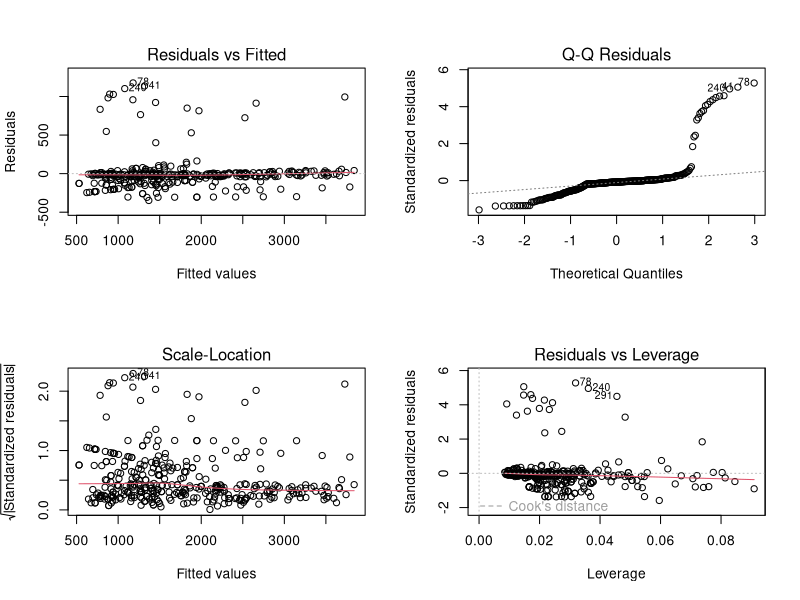
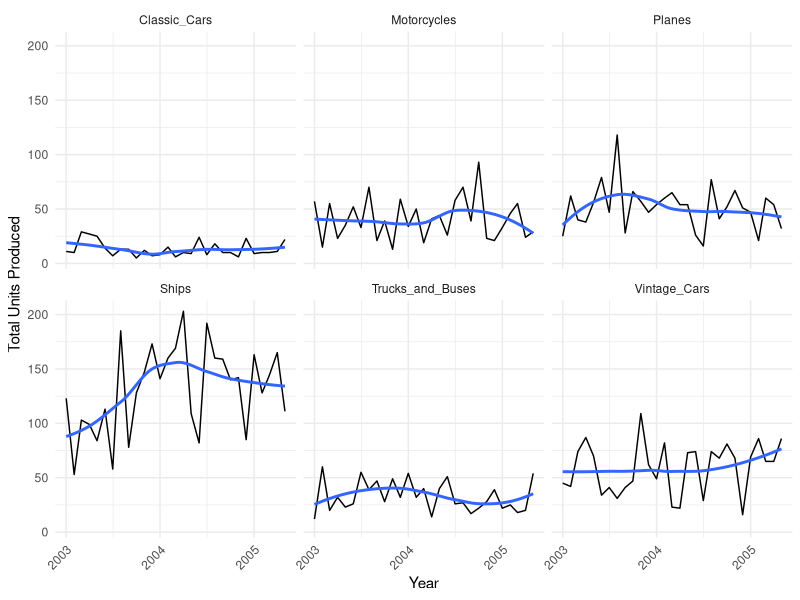
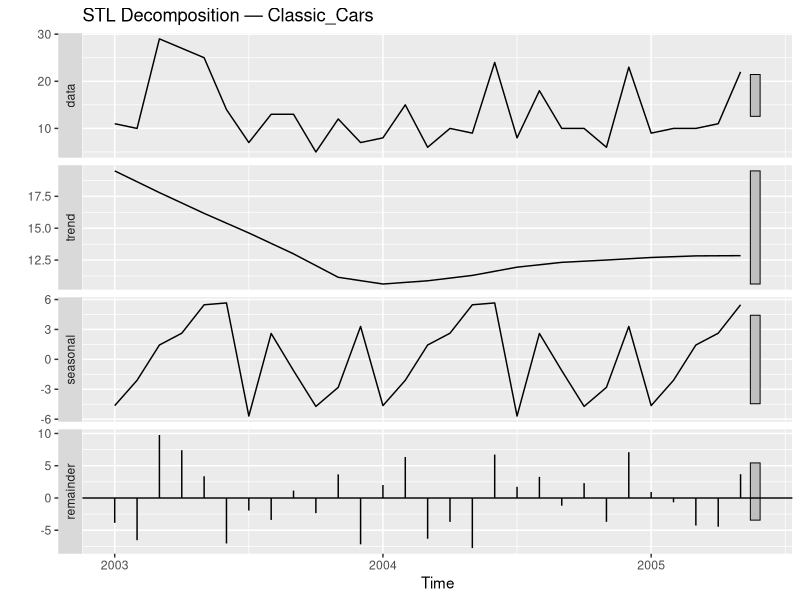
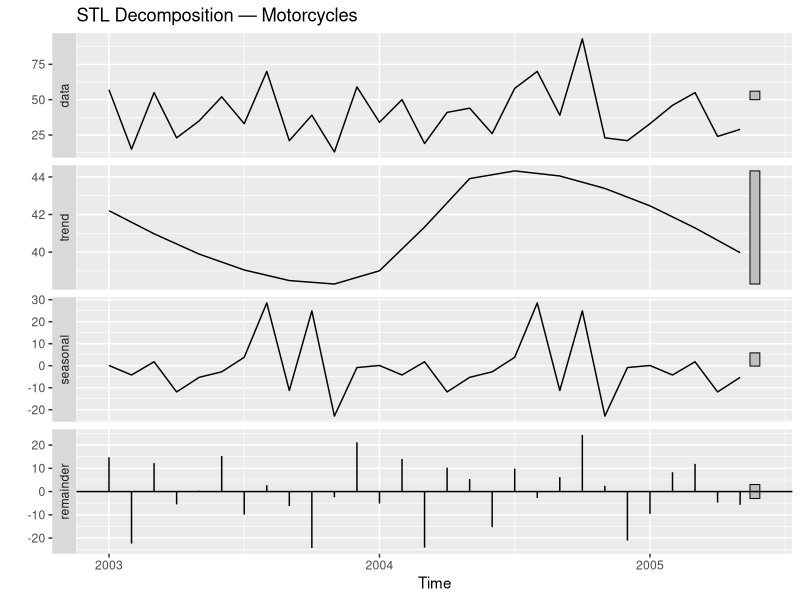
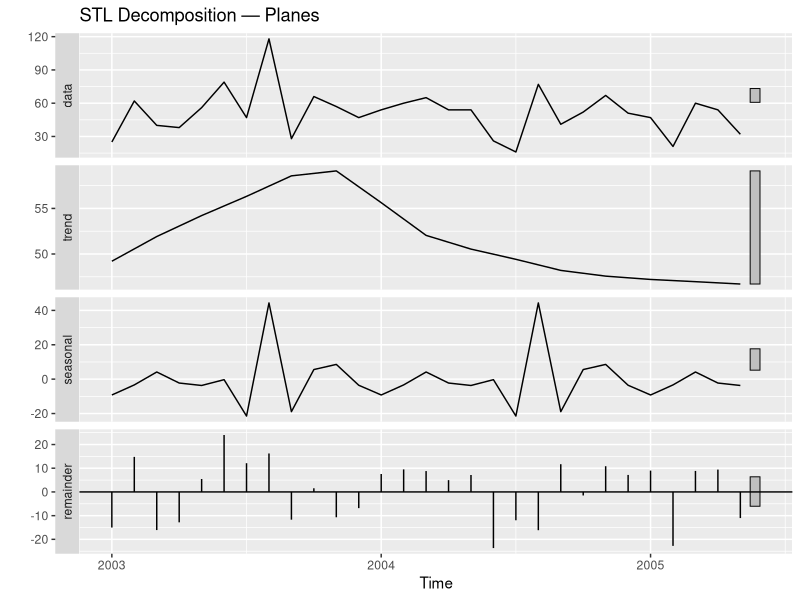
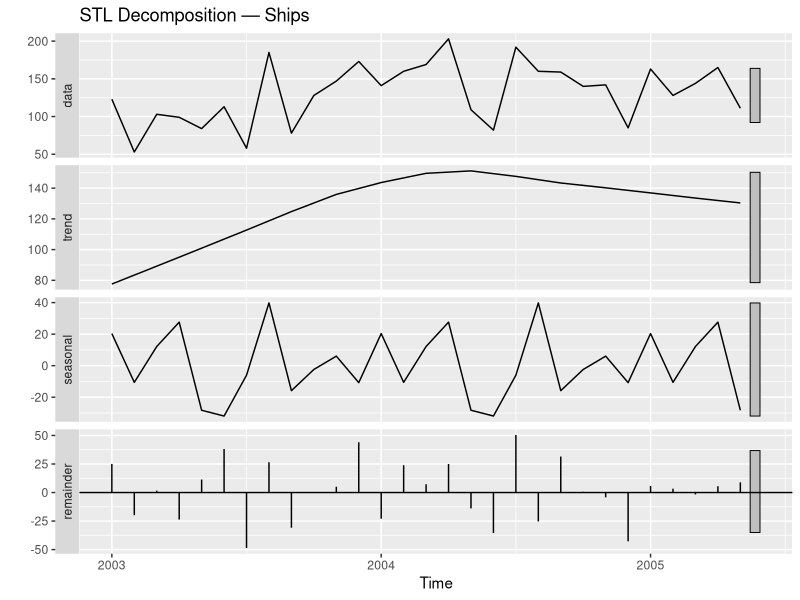
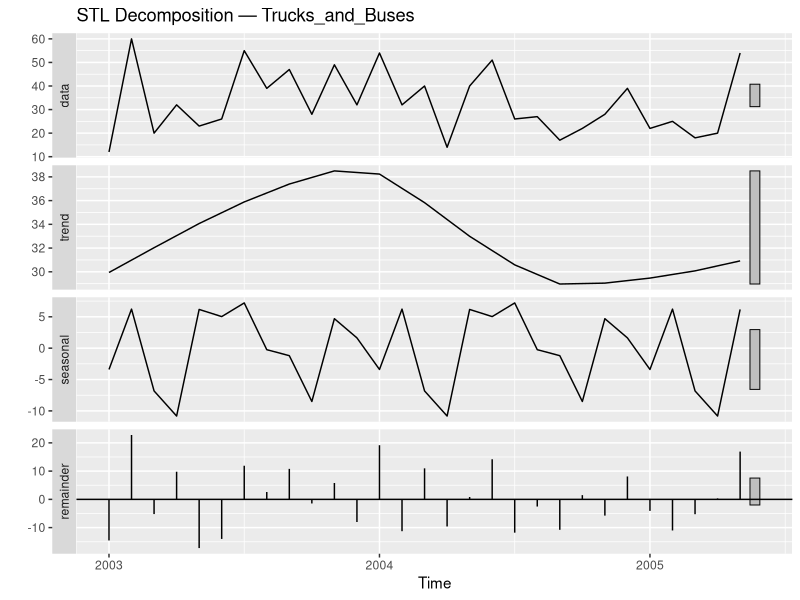
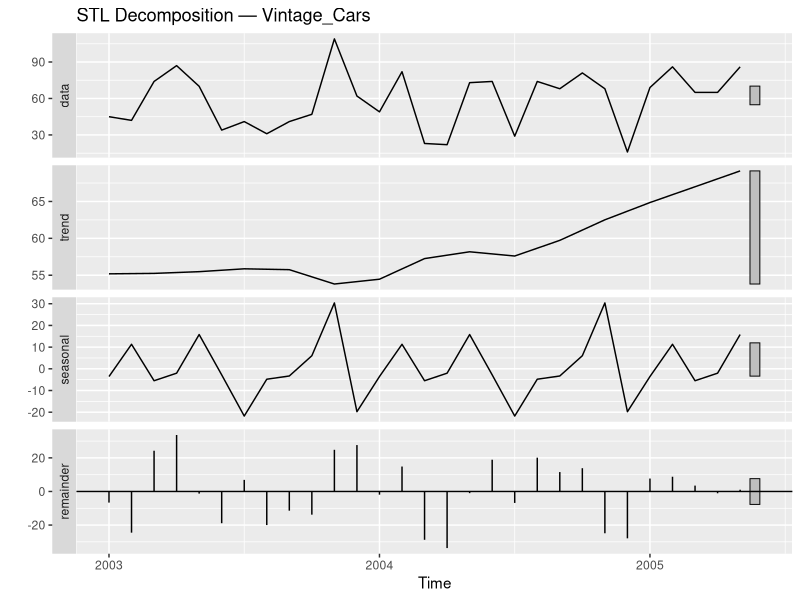

These figures' R source, in order:
## ---- chunk 1
library(readr)
library(tidyverse)
library(lubridate)
library(car)
library(MASS)
library(ggplot2)
library(dplyr)
library(forecast)
## ---- chunk 2
# Import production data, convert weeks into date datatype
production_data <- read_csv('CSV/weekly_factory_production.csv',
                            col_types = cols(
                              week = col_date(format = "%Y-%m-%d")))

# Import sales data, Convert N/A values back to North America, and convert date into date datatype
sales_data <- read_csv("CSV/sales_data_sample_cleaned.csv")
sales_data$TERRITORY[is.na(sales_data$TERRITORY)] <- "NA"
sales_data$ORDERDATE <- mdy(sales_data$ORDERDATE)

## ---- chunk 3
# Inspect data types
print("Inspect Data Types")
str(production_data)

# Observe Descriptive Statistics
print("Summarize Data Statistics")
summary(production_data)

# Verify missing values. If present, resolve conflict.
print("Verify Missing Values")
colSums((is.na(production_data)))

## ---- chunk 4

# Implement a Month column displaying the month and year for aggregation and visualization
production_data$Month <- format(production_data$week, "%Y-%m")
# Create a Month_Ordered Column containing the month and year combined. Will be used for future aggregations
sales_data$MONTH_ORDERED <- format(sales_data$ORDERDATE, "%Y-%m")

# Rename all columns to exclude spaces
production_data <- production_data %>%
  rename(
     "Classic_Cars" = `Classic Cars`,
     "Trucks_and_Buses" = `Trucks and Buses`,
     "Vintage_Cars" = `Vintage Cars` 
  )

sales_data <- sales_data %>%
  mutate(PRODUCTLINE = gsub(" ", "_", PRODUCTLINE))


# Calculate total production
production_data$TOTAL_UNITS <- production_data$Classic_Cars + production_data$Motorcycles + production_data$Planes +
  production_data$Ships + production_data$Trucks_and_Buses + production_data$Vintage_Cars

# We need to know the rough cost to produce individual products. Calculate the Cost Per Unit (CPU) by dividing the total sales by the total units.
production_data$`AGGREGATE_CPU` <- production_data$weekly_cost / production_data$TOTAL_UNITS

# The outlier column indicates sections of weekly cost data that deviates from the norm. Create a flag column with 1 indicating that the row has outlieing data
production_data$outlier_flag <- if_else(production_data$outlier > 0, 1, 0)

## ---- chunk 5
# Crate a long format of production data
weekly_productions_by_productline <- production_data %>% 
  group_by(Month) %>%
  pivot_longer(
    cols = c(Classic_Cars,Motorcycles, Planes, Ships, Trucks_and_Buses, Vintage_Cars),
    names_to = "PRODUCTLINE",
    values_to = "UNITS_PRODUCED"
  )
# Calculate product costs
weekly_productions_by_productline$AGG_PRODUCT_COSTS <- weekly_productions_by_productline$`AGGREGATE_CPU`* weekly_productions_by_productline$UNITS_PRODUCED

weekly_productions_by_productline
## ---- chunk 6
# Include the factory and outliers for the regression

Master_Regression <- lm(weekly_cost ~ Classic_Cars + Motorcycles + Planes + Ships + 
                  Trucks_and_Buses + Vintage_Cars + factor(factory_id), 
                  data = production_data,
                  weights = if_else(production_data$outlier == 0, 1, 0))
summary(Master_Regression)
par(mfrow=c(2,2))
plot(Master_Regression)
par(mfrow=c(1,1))
## ---- chunk 7
 
# Assign predicted coefficients of regression model to long format model
reg_coeffs <- coef(Master_Regression)
#Clean up the back ticks generated in production line names
names(reg_coeffs) <- gsub("`","", names(reg_coeffs))
# Define the base production intercept
base_intercept <- reg_coeffs["(Intercept)"]

# Implement regression calculated product cost per unit
weekly_productions_by_productline <- weekly_productions_by_productline %>%
  mutate(
    REGRESSION_CPU = ifelse(UNITS_PRODUCED > 0,
                            reg_coeffs[PRODUCTLINE],
                            0)
    )

# add intercepts based on factory id_ factory 0 is base ID
weekly_productions_by_productline <- weekly_productions_by_productline %>%
  mutate(
    REG_FACTORY_BASE_COST = base_intercept + case_when(
      factory_id == 1 ~ reg_coeffs["factor(factory_id)1"],
      factory_id == 2 ~ reg_coeffs["factor(factory_id)2"],
      TRUE            ~ 0 # This handles Factory 0
    )
  )
# add regression product costs
weekly_productions_by_productline$REG_TTL_PROD_COST_NO_BASE <- weekly_productions_by_productline$REGRESSION_CPU * weekly_productions_by_productline$UNITS_PRODUCED

weekly_productions_by_productline
## ---- chunk 8
# condense the data by month and product line
monthly_productions_factory_X_productline <- weekly_productions_by_productline %>%
  group_by(Month, PRODUCTLINE, factory_id) %>%
  summarise(
    TOTAL_UNITS_PRODUCED = sum(UNITS_PRODUCED),
    .groups = "drop"
  ) %>% filter(TOTAL_UNITS_PRODUCED != 0)
# Implement regression calculated product cost per unit
monthly_productions_factory_X_productline <- monthly_productions_factory_X_productline %>%
  mutate(
    REGRESSION_CPU = ifelse(TOTAL_UNITS_PRODUCED > 0,
                            reg_coeffs[PRODUCTLINE],
                            0)
    )

# add intercepts based on factory id_ factory 0 is base ID
monthly_productions_factory_X_productline <-monthly_productions_factory_X_productline %>%
  mutate(
    REG_FACTORY_BASE_COST = base_intercept + case_when(
      factory_id == 1 ~ reg_coeffs["factor(factory_id)1"],
      factory_id == 2 ~ reg_coeffs["factor(factory_id)2"],
      TRUE            ~ 0 # This handles Factory 0
    )
  )
# add regression product costs without base
monthly_productions_factory_X_productline$REG_PROD_COST_NO_BASE <-monthly_productions_factory_X_productline$REGRESSION_CPU * monthly_productions_factory_X_productline$TOTAL_UNITS_PRODUCED
# add regression product costs with base
monthly_productions_factory_X_productline$AVG_PRODUCTION_COST_W_BASE <- monthly_productions_factory_X_productline$REGRESSION_CPU *
  monthly_productions_factory_X_productline$TOTAL_UNITS_PRODUCED + 
  monthly_productions_factory_X_productline$REG_FACTORY_BASE_COST

monthly_productions_factory_X_productline

## ---- chunk 9
#Calculate average price by product type- used for product monthly data
monthly_sales_by_productline <- sales_data %>%
  group_by(MONTH_ORDERED, PRODUCTLINE) %>%
  summarise(
    MIN_PRICE_SOLD = min(PRICEEACH, na.rm = TRUE),
      AVG_PRICE_SOLD = mean(PRICEEACH, na.rm = TRUE),
    MAX_PRICE_SOLD = max(PRICEEACH, na.rm = TRUE),
    AVG_SHIPPED_PER_ORDER = mean(QUANTITYORDERED, na.rm = TRUE),
    TOTAL_SHIPPED = sum(QUANTITYORDERED, na.rm = TRUE),
    TOTAL_SALES = sum(SALES)
  )
monthly_sales_by_productline
## ---- chunk 10
# Implement a Full join of the condensed production data and sales data
Final_SalesXProduction_Productline <- monthly_productions_factory_X_productline %>%
  full_join(monthly_sales_by_productline,
            by = c("Month" = "MONTH_ORDERED","PRODUCTLINE"))
# Calculate profits per product
Final_SalesXProduction_Productline$MIN_PRODUCT_PROFIT <- Final_SalesXProduction_Productline$MIN_PRICE_SOLD - Final_SalesXProduction_Productline$REGRESSION_CPU
Final_SalesXProduction_Productline$AVG_PRODUCT_PROFIT <- Final_SalesXProduction_Productline$AVG_PRICE_SOLD - Final_SalesXProduction_Productline$REGRESSION_CPU
Final_SalesXProduction_Productline$Max_PRODUCT_PROFIT <- Final_SalesXProduction_Productline$MAX_PRICE_SOLD - Final_SalesXProduction_Productline$REGRESSION_CPU
            
# Add Average Revenue per product
Final_SalesXProduction_Productline$MIN_TOTAL_REVENUE <- Final_SalesXProduction_Productline$TOTAL_SHIPPED * Final_SalesXProduction_Productline$MIN_PRICE_SOLD
Final_SalesXProduction_Productline$AVG_TOTAL_REVENUE <- Final_SalesXProduction_Productline$TOTAL_SHIPPED * Final_SalesXProduction_Productline$AVG_PRICE_SOLD
Final_SalesXProduction_Productline$MAX_TOTAL_REVENUE <- Final_SalesXProduction_Productline$TOTAL_SHIPPED * Final_SalesXProduction_Productline$MAX_PRICE_SOLD
# Add average profit 
Final_SalesXProduction_Productline$MIN_TOTAL_PROFIT <- Final_SalesXProduction_Productline$MIN_TOTAL_REVENUE - Final_SalesXProduction_Productline$AVG_PRODUCTION_COST_W_BASE
Final_SalesXProduction_Productline$AVG_TOTAL_PROFIT <- Final_SalesXProduction_Productline$AVG_TOTAL_REVENUE - Final_SalesXProduction_Productline$AVG_PRODUCTION_COST_W_BASE
Final_SalesXProduction_Productline$MAX_TOTAL_PROFIT <- Final_SalesXProduction_Productline$MAX_TOTAL_REVENUE - Final_SalesXProduction_Productline$AVG_PRODUCTION_COST_W_BASE
Final_SalesXProduction_Productline$ACTUAL_TOTAL_PROFIT <- Final_SalesXProduction_Productline$TOTAL_SALES - Final_SalesXProduction_Productline$AVG_PRODUCTION_COST_W_BASE

Final_SalesXProduction_Productline
## ---- chunk 11
# Aggregate the monthly data
#predicted weekly costs
production_data$PREDICTED_WEEKLY_COST <- predict(Master_Regression, newdata = production_data)

Summary_Monthly_Data <- production_data %>%
  group_by(Month) %>%
  summarise(
    MONTHLY_PRODUCTION  = sum(TOTAL_UNITS),
    ACTUAL_MONTHLY_COST = sum(weekly_cost),
    PRED_MONTHLY_COST   = sum(PREDICTED_WEEKLY_COST),
    #Actual Cost Per Unit
    ACTUAL_AVG_CPU      = ACTUAL_MONTHLY_COST / MONTHLY_PRODUCTION,
    # Predicted Cost Per Unit
    REGRESSION_AVG_CPU  = PRED_MONTHLY_COST / MONTHLY_PRODUCTION,
    CPU_VARIANCE        = ACTUAL_AVG_CPU - REGRESSION_AVG_CPU
  )
Summary_Monthly_Data
## ---- chunk 12
#Calculate average price by month - used for monthly data
Monthly_Sales_Data <- sales_data %>%
  group_by(MONTH_ORDERED) %>%
  summarise(
    MIN_PRICE_SOLD = min(PRICEEACH, na.rm = TRUE),
    AVG_PRICE_SOLD = mean(PRICEEACH, na.rm = TRUE),
    MAX_PRICE_SOLD = max(PRICEEACH, na.rm = TRUE),
    AVG_SHIPPED_PER_ORDER = mean(QUANTITYORDERED, na.rm = TRUE),
    TOTAL_SHIPPED = sum(QUANTITYORDERED, na.rm = TRUE),
    TOTAL_SALES = sum(SALES)
  )

Monthly_Sales_Data
## ---- chunk 13
# FUll join of sales and production
Final_SalesXProduction_Month <- Summary_Monthly_Data %>%
  full_join(Monthly_Sales_Data,
            by = c("Month" = "MONTH_ORDERED"))
# Ensure Dates are date data types
Final_SalesXProduction_Productline$Month <- ym(Final_SalesXProduction_Productline$Month)

# Calculate profits per product
Final_SalesXProduction_Month$MIN_PRODUCT_PROFIT <- Final_SalesXProduction_Month$MIN_PRICE_SOLD - Final_SalesXProduction_Month$REGRESSION_AVG_CPU
Final_SalesXProduction_Month$AVG_PRODUCT_PROFIT <- Final_SalesXProduction_Month$AVG_PRICE_SOLD - Final_SalesXProduction_Month$REGRESSION_AVG_CPU
Final_SalesXProduction_Month$Max_PRODUCT_PROFIT <- Final_SalesXProduction_Month$MAX_PRICE_SOLD - Final_SalesXProduction_Month$REGRESSION_AVG_CPU

#add Revenue
Final_SalesXProduction_Month$MIN_TOTAL_REVENUE <- Final_SalesXProduction_Month$TOTAL_SHIPPED * Final_SalesXProduction_Month$MIN_PRICE_SOLD
Final_SalesXProduction_Month$AVG_TOTAL_REVENUE <- Final_SalesXProduction_Month$TOTAL_SHIPPED * Final_SalesXProduction_Month$AVG_PRICE_SOLD
Final_SalesXProduction_Month$MAX_TOTAL_REVENUE <- Final_SalesXProduction_Month$TOTAL_SHIPPED * Final_SalesXProduction_Month$MAX_PRICE_SOLD

#add profit
Final_SalesXProduction_Month$MIN_TOTAL_PROFIT <- Final_SalesXProduction_Month$MIN_TOTAL_REVENUE - Final_SalesXProduction_Month$ACTUAL_MONTHLY_COST
Final_SalesXProduction_Month$AVG_TOTAL_PROFIT <- Final_SalesXProduction_Month$AVG_TOTAL_REVENUE - Final_SalesXProduction_Month$ACTUAL_MONTHLY_COST
Final_SalesXProduction_Month$MAX_TOTAL_PROFIT <- Final_SalesXProduction_Month$MAX_TOTAL_REVENUE - Final_SalesXProduction_Month$ACTUAL_MONTHLY_COST
Final_SalesXProduction_Month$ACTUAL_TOTAL_PROFIT <- Final_SalesXProduction_Month$TOTAL_SALES - Final_SalesXProduction_Month$ACTUAL_MONTHLY_COST

Final_SalesXProduction_Month
## ---- chunk 14


## ---- chunk 15
# Ingore NA values from trains
clean_data <- Final_SalesXProduction_Productline %>%
  drop_na(Month, TOTAL_UNITS_PRODUCED)

ggplot(clean_data,
       aes(x = Month, y = TOTAL_UNITS_PRODUCED)) +
  geom_line() +
  geom_smooth(se = FALSE)+
  facet_wrap(~PRODUCTLINE) +
  scale_x_date(date_breaks = "1 year", date_labels = "%Y") +
  labs(x = "Year", y = "Total Units Produced")+
  theme_minimal() +
  theme(axis.text.x = element_text(angle = 45, hjust = 1))
## ---- chunk 16
production_model <- function(product_line) {
  # Create a productline time table
  submodel <- Final_SalesXProduction_Productline %>%
    filter(PRODUCTLINE == product_line) %>%
    arrange(Month)
  
  # Build Time Series object
  ts_submodel <-ts(submodel$TOTAL_UNITS_PRODUCED,
                   start = c(year(min(submodel$Month)),
                             month(min(submodel$Month))),
                   frequency = 12)
  
  fit <- stl(ts_submodel, s.window = "period")
  autoplot(fit)+
  ggtitle(paste("STL Decomposition —", product_line))
}
#Run all forecasts
product_lines <- unique(Final_SalesXProduction_Productline$PRODUCTLINE)
product_lines <- product_lines[product_lines != "Trains"]
results <- map(product_lines, production_model)
results <- results[!sapply(results, is.null)]
results

## ---- chunk 17
production_model <- function(product_line) {
  # Create a productline time table
  submodel <- Final_SalesXProduction_Productline %>%
    filter(PRODUCTLINE == product_line) %>%
    arrange(Month) %>%
  # Fill in missing order points with 0's
    tidyr::complete(
      Month = seq.Date(min(Month), max(Month), by = "month"),
      fill = list(TOTAL_UNITS_PRODUCED = 0)
    )
  
  # Build Time Series object
  ts_submodel <-ts(submodel$TOTAL_UNITS_PRODUCED,
                   start = c(year(min(submodel$Month)),
                             month(min(submodel$Month))),
                   frequency = 12)
  last_date <- max(submodel$Month)
  target_end <- as.Date("2006-01-01")
  h <- interval(last_date, target_end) %/% months(1)
  
  ets_auto <- ets(ts_submodel)
  forecast_ets_auto <- forecast(ets_auto, h = h)
  
  arima_auto <- auto.arima(ts_submodel)
  forecast_arima <- forecast(arima_auto, h = h)
  
  lm_model <- tslm(ts_submodel ~ trend + season)
  forecast_lm <- forecast(lm_model, h = h)
  
  stl_fit <- stl(ts_submodel, s.window = "period")
  stl_forecast <- forecast(stl_fit, h = h)
  
   stl_forecast <- tryCatch(
    stlf(ts_submodel, h = h),
    error = function(e) NULL
  )
  
  accuracy_table <- list(
    ETS_Auto = accuracy(forecast_ets_auto)[1,],
    ARIMA = accuracy(forecast_arima)[1,],
    Linear_Regression = accuracy(forecast_lm)[1,]
  )
  if (!is.null(stl_forecast)) {
    accuracy_table$STL <- accuracy(stl_forecast)[1,]
  }
  
  accuracy_table <- round(do.call(rbind, accuracy_table), 2)
  cat("\n===", product_line, "===\n")
  print(accuracy_table)
}

product_lines <- unique(Final_SalesXProduction_Productline$PRODUCTLINE)
results <- map(product_lines, production_model)
product_lines <- product_lines[product_lines != "Trains"]
results <- results[!sapply(results, is.null)]

## ---- chunk 18
forecast_production <- function(product_line) {
  submodel <- Final_SalesXProduction_Productline %>%
    filter(PRODUCTLINE == product_line) %>%
    arrange(Month) %>%
    # Fill in missing order points with 0's
    tidyr::complete(
      Month = seq.Date(min(Month), max(Month), by = "month"),
      fill = list(TOTAL_UNITS_PRODUCED = 0)
    )
  
  ts_submodel <- ts(submodel$TOTAL_UNITS_PRODUCED,
                 start = c(year(min(submodel$Month)),
                           month(min(submodel$Month))),
                 frequency = 12)
  # Calculate Time series ranges
  last_date <- max(submodel$Month)
  target_end <- as.Date("2005-12-31")
  h <- interval(last_date, target_end) %/% months(1)
  
  # Use different series depending num months in dataset

  stl_model <- stl(ts_submodel, s.window = "periodic")
  ts_forecast <- forecast(stl_model, h=h) 
  
  # Add a floor of 0 to reduce negative forecasting
  ts_forecast$lower[ts_forecast$lower < 0] <- 0
  
  # Display forecasting data
  cat("\n===", product_line, "===\n")
  print(ts_forecast)
  
  #plot the forecast
  autoplot(ts_forecast) +
    ggtitle(paste(product_line, "Orders Forecast"))
  
}

#Run all forecasts
product_lines <- unique(Final_SalesXProduction_Productline$PRODUCTLINE)
product_lines <- product_lines[product_lines != "Trains"]
#Map the products to the function
results <- map(product_lines, forecast_production)
results
